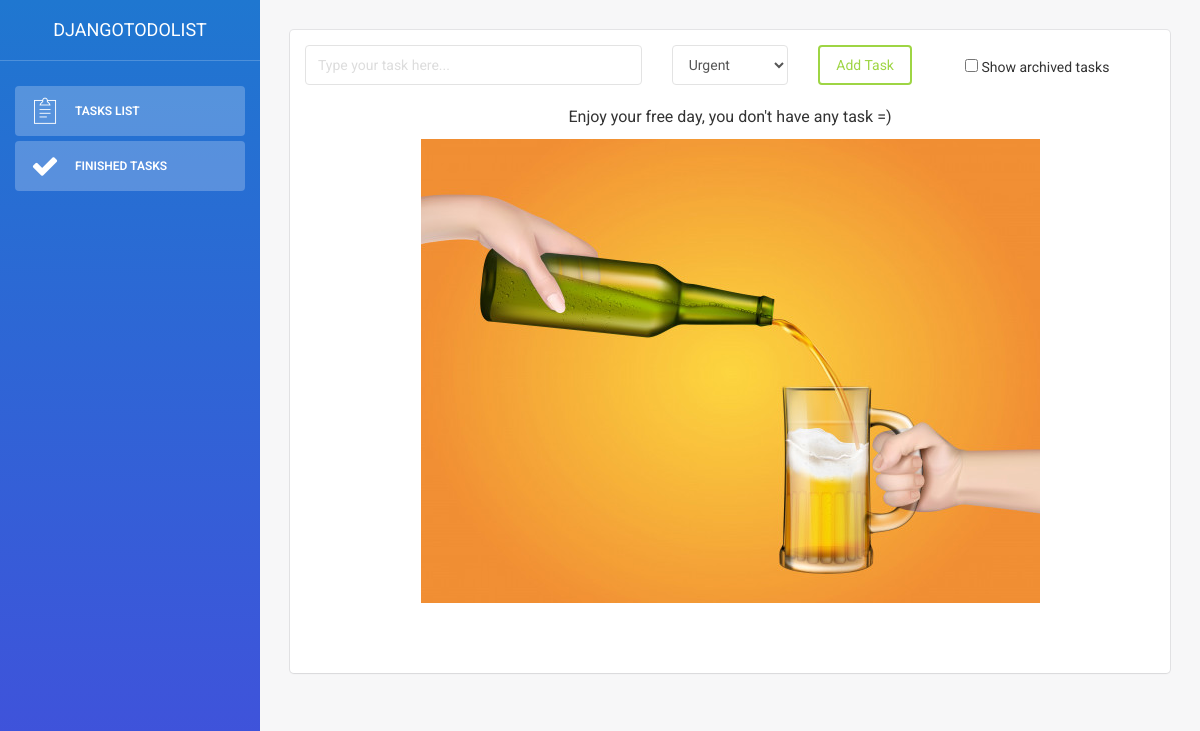
/?finished=True, run on an earlier commit of the app's database.
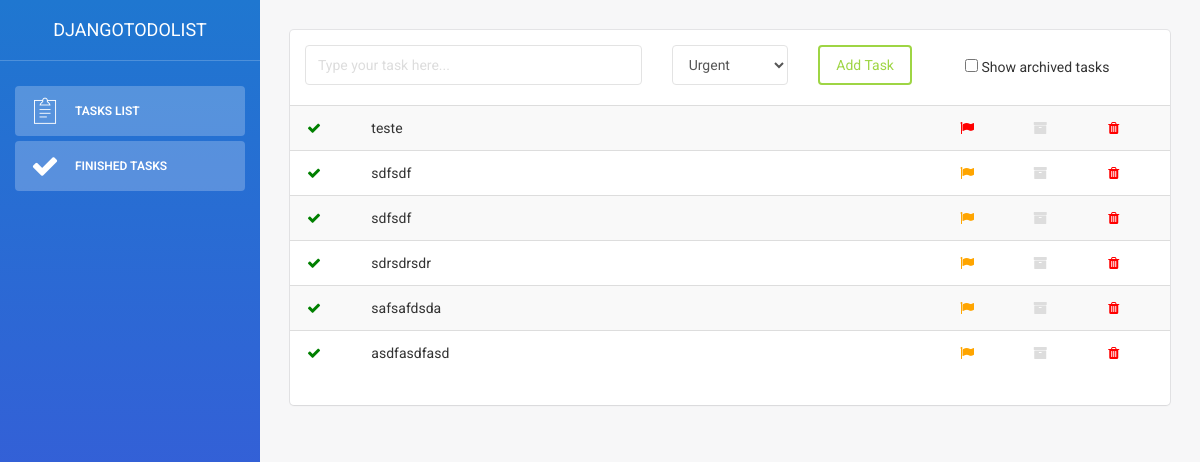
And on a later commit of the database.
### tasks/models.py (models this page shows, shortened)
class BaseModel(models.Model):
    date_created = models.DateTimeField(auto_now_add=True, null=True)
    last_updated = models.DateTimeField(auto_now=True, null=True)
    class Meta:
        abstract = True

class Tasks(BaseModel):
    URGENT = 1
    MEDIUM = 2
    LIGHT = 3
    LABEL_CHOICES = (
        (URGENT, 'Urgent'),
        (MEDIUM, 'Medium'),
        (LIGHT, 'Light'),
    )
    title = models.CharField(max_length=255)
    completed = models.BooleanField(default=False)
    description = models.TextField(null=True, blank=True)
    deadline_date = models.DateField(null=True, blank=True)
    order_priority = models.PositiveIntegerField(
        default=None, null=True, blank=True)
    label = models.PositiveSmallIntegerField(
        default=MEDIUM, choices=LABEL_CHOICES)
    archived = models.BooleanField(default=False)

### tasks/views.py (the view)
# urls.py: url(r'^$', views.list_tasks, name='home'),
@csrf_exempt
def list_tasks(request):
    show_archived = request.GET.get('showArchived', False)
    finished_tasks = request.GET.get('finished', False)
    if show_archived:
        all_tasks = Tasks.objects.filter(
            completed=False).order_by('label')
    elif finished_tasks:
        all_tasks = Tasks.objects.filter(
            completed=True)
    else:
        all_tasks = Tasks.objects.filter(
            completed=False, archived=show_archived).order_by('label')
    data_to_render = {
        'tasks': all_tasks,
    }
    return render(
        request, 'tasks.html', data_to_render)

### templates/tasks.html (shortened to what the changed rows need)
<!doctype html>
<html lang="en">
<head>
    {% load static %}
    <link href="{% static "css/bootstrap.min.css" %}" rel="stylesheet" />
    <link href="{% static "css/animate.min.css" %}" rel="stylesheet"/>
    <link href="{% static "css/light-bootstrap-dashboard.css" %}" rel="stylesheet"/>
    <link href="http://maxcdn.bootstrapcdn.com/font-awesome/4.2.0/css/font-awesome.min.css" rel="stylesheet">
    <link href="{% static "css/pe-icon-7-stroke.css" %}" rel="stylesheet" />
</head>
<body>
<div class="wrapper">
    <div class="main-panel">
        <div class="content">
            <div class="container-fluid">
                <div class="row">
                    <div class="col-md-12">
                        {% block content %}
                        <div class="card">
                            <div class="content table-responsive table-full-width">
                                <table class="table table-hover table-striped">
                                    <form method="POST" action="/create/" onsubmit="return validTask()">
                                        <thead>
                                            <tr>
                                                <div class="col-md-5">
                                                    <input class="form-control" maxlength="255" type="text" name="title" id="title" placeholder="Type your task here...">
                                                </div>
                                                <div class="col-md-2">
                                                    <select id="" name="label" id="label" class="form-control">
                                                    </select>
                                                </div>
                                                <div class="col-md-2">
                                                    <button class="btn btn-success" type="submit">Add Task</button>
                                                </div>
                                                <div class="col-md-3" style="margin-top:10px;">
                                                    <input
                                                        onclick="showArchivedTasks()"
                                                        type="checkbox"
                                                        name="show_archived"
                                                        id="show_archived">
                                                            Show archived tasks
                                                </div>
                                            </tr>
                                            <br/>
                                            <br/>
                                            <br/>
                                        </thead>
                                    </form>
                                    <tbody>
                                        {% if tasks %}
                                            {% for task in tasks %}
                                                <tr class="segmentListItem" draggable="true">
                                                    <td class="col-md-1" onclick="completeTask({{task.pk}})" data-toggle="tooltip" title="Mark as Done">
                                                        <div style="cursor:pointer;">
                                                            <i style="color: green;" class="fa fa-check" aria-hidden="true"></i>
                                                        </div>
                                                    </td>
                                                        <td onclick="openModal(
                                                                {{task.id}}, '{{task.title}}'
                                                            )"
                                                            class="col-md-8"
                                                            data-toggle="tooltip"
                                                            title="Title">
                                                            <div style="cursor:pointer;">
                                                                {{task.title}}
                                                            </div>
                                                        </td>
                                                    {% if task.label == 1 %}
                                                        <td class="col-md-1" data-toggle="tooltip" title="Priority">
                                                            <i style="color: red;" class="fa fa-flag" aria-hidden="true"></i>
                                                        </td>
                                                    {% elif task.label == 2 %}
                                                        <td class="col-md-1" data-toggle="tooltip" title="Priority">
                                                            <i style="color: orange;" class="fa fa-flag" aria-hidden="true"></i>
                                                        </td>
                                                    {% else %}
                                                        <td class="col-md-1" data-toggle="tooltip" title="Priority">
                                                            <i style="color: green;" class="fa fa-flag" aria-hidden="true"></i>
                                                        </td>
                                                    {% endif %}
                                                    <td class="col-md-1" onclick="archiveTask({{task.pk}})" data-toggle="tooltip" title="Archive">
                                                        <div style="cursor:pointer;">
                                                            {% if task.archived %}
                                                                <i style="color: orange;" class="fa fa-archive" aria-hidden="true"></i>
                                                            {% else %}
                                                                <i style="color: #dddddd;" class="fa fa-archive" aria-hidden="true"></i>
                                                            {% endif %}
                                                        </div>
                                                    </td>
                                                    <td class="col-md-1" onclick="deleteTask({{task.pk}})" data-toggle="tooltip" title="Delete">
                                                        <div style="cursor:pointer;">
                                                            <i style="color: red;" class="fa fa-trash" aria-hidden="true"></i>
                                                        </div>
                                                    </td>
                                                </tr>
                                            {% endfor %}
                                        {% else %}
                                            <div style="text-align: center;">
                                                <p> Enjoy your free day, you don't have any task =) </p>
                                                <img src="{% static "img/beer.png" %}">
                                                <br/>
                                                <br/>
                                                <br/>
                                            </div>
                                        {% endif %}
                                    </tbody>
                                </table>
                            </div>
                        </div>
                        {% endblock %}
                    </div>
                </div>
            </div>
        </div>
    </div>
</div>
</body>
</html>

What changed in the data, as far as the page shows it:
now on this page (row edited): Tasks: title "teste", label 1 (drawn), archived False (drawn)
now on this page (row edited): Tasks: title "sdfsdf", label 2 (drawn), archived False (drawn)
added Tasks: title "sdfsdf", label 2 (drawn), archived False (drawn)
added Tasks: title "sdrsdrsdr", label 2 (drawn), archived False (drawn)
added Tasks: title "safsafdsda", label 2 (drawn), archived False (drawn)
added Tasks: title "asdfasdfasd", label 2 (drawn), archived False (drawn)
Also different on the page:
text no longer shown: "Enjoy your free day, you don't have any task =)"
